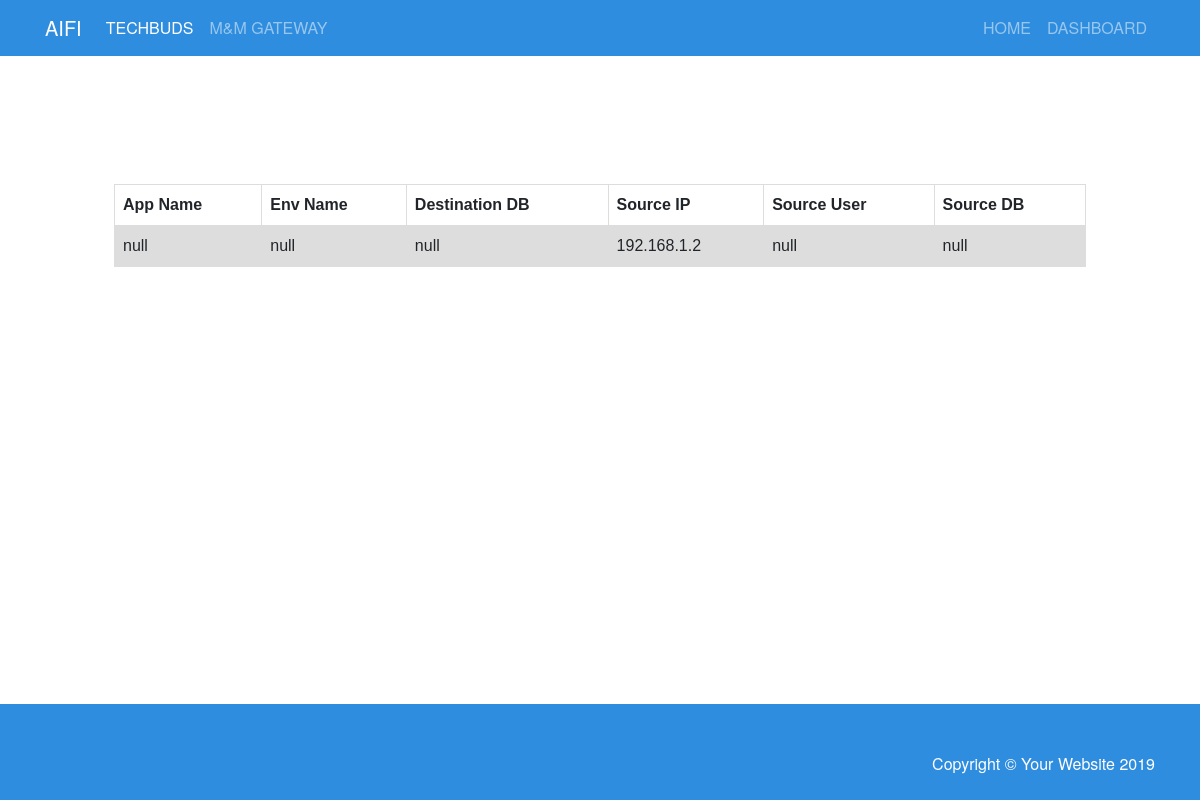
/aws/managemigrations/, run on the app's committed database.
### aws/models.py (models this page shows)
class CreateMigrations(db.Model):
    app_names = AppsDescription.objects.all()
    VIEW_APP_CHOICES = []
    for app_name in app_names:
        VIEW_APP_CHOICES.append(('{}'.format(app_name.name), '{}'.format(app_name.name)), )
    env_names = InfraServiceInfo.objects.all()
    VIEW_ENV_CHOICES = []
    for app_names in env_names:
        VIEW_ENV_CHOICES.append(('{}'.format(app_names.env_name), '{}'.format(app_names.env_name)), )
    db_names = InfraDatabases.objects.all()
    VIEW_DB_CHOICES = []
    for app_names in db_names:
        VIEW_DB_CHOICES.append(('{}'.format(app_names.engine), '{}'.format(app_names.engine)), )
    app_name = db.CharField(choices=VIEW_APP_CHOICES, max_length=1000)
    env_name = db.CharField(choices=VIEW_ENV_CHOICES, max_length=1000)
    destination_db = db.CharField(choices=VIEW_DB_CHOICES, max_length=1000)
    source_ip = db.GenericIPAddressField(default='192.168.1.2')
    source_username = db.CharField(max_length=1000)
    source_password = db.CharField(max_length=1000)
    source_db = db.CharField(max_length=1000)

### aws/views.py (the view)
# urls.py: path('managemigrations/', views.managemigrations, name="managemigrations"),
def managemigrations(request):
    resp = CreateMigrations.objects.all()
    return render(request, "managemigrations.html", {"migrate": resp})

### templates/managemigrations.html
{% extends "base.html" %}
{% block content %}
<p>&nbsp;</p>
<p>&nbsp;</p>
<div class="server_table">
  <table>
    <tr>
      <th>App Name</th>
      <th>Env Name</th>
      <th>Destination DB</th>
      <th>Source IP</th>
      <th>Source User</th>
      <th>Source DB</th>
    </tr>
    {% for app in migrate %}
    <tr>
      <td>{{ app.app_name }}</td>
      <td>{{ app.env_name }}</td>
      <td>{{ app.destination_db }}</td>
      <td>{{ app.source_ip }}</td>
      <td>{{ app.source_username }}</td>
      <td>{{ app.source_db }}</td>
      </tr>
    {% endfor %}
  </table>
</div>
{% endblock %}

### static/css/small-business.css (style rules this page uses)
html { position: relative; min-height: 100%; }
@media (min-width: 992px) { body { padding-top: 20px; } }
body { padding-top: 20px; font-family: Helvetica Neue; }

### templates/base.html (style rules this page uses)
.server_table { width: 90%; margin: 50px auto; }
table { font-family: arial, sans-serif; border-collapse: collapse; width: 100%; align-items: left; }
td, th { border: 1px solid #dddddd; text-align: left; padding: 8px; }
tr:nth-child(even) { background-color: #dddddd; }

### data on the page
CreateMigrations: app_name "null", env_name "null", destination_db "null", source_ip "192.168.1.2", source_username "null", source_db "null"
